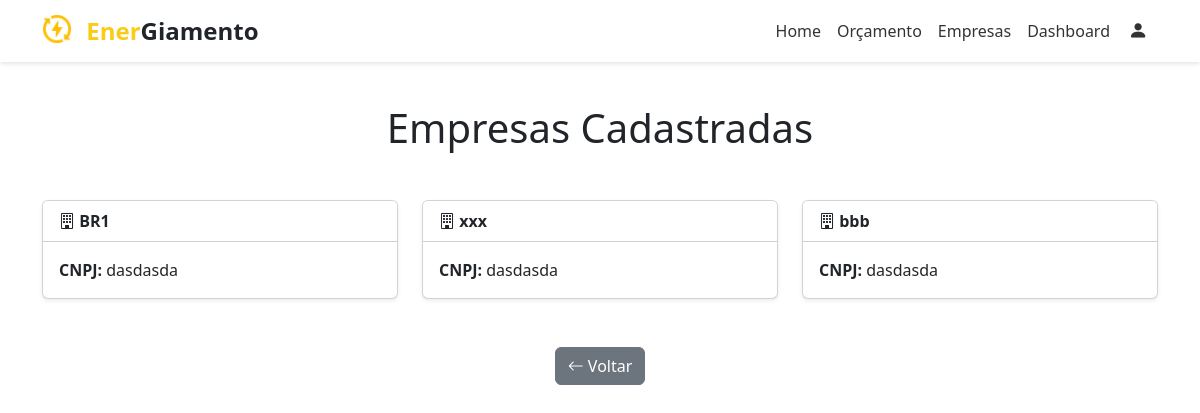
Screenshot of /fornecedores with the database file from the repository.
### app/models.py (models this page shows)
class Fornecedor(db.Model):
    idfornecedor = db.Column(db.Integer, primary_key=True)
    nome = db.Column(db.String(100))
    cnpj = db.Column(db.String(18))
    contato_idcontato = db.Column(db.Integer, db.ForeignKey('contato.idcontato'))
    cadastro_idcadastro = db.Column(db.Integer, db.ForeignKey('cadastro.idcadastro'))
    endereco_idendereco = db.Column(db.Integer, db.ForeignKey('endereco.idendereco'))
    endereco = db.relationship('Endereco', back_populates='fornecedores')
    atualizacao_servico = db.Column(db.Date)
    contato = db.relationship('Contato')
    servicos = db.relationship(
        'Servico',
        secondary='servico_has_fornecedor',
        back_populates='fornecedores'
    )
    orcamentos = db.relationship(
        'Orcamento',
        secondary='orcamento_has_fornecedor',
        back_populates='fornecedores'
    )

### app/main/__init__.py (the view)
@main.route('/fornecedores')
def fornecedores():
    todos = Fornecedor.query.all()
    return render_template('fornecedores.html', fornecedores=todos)

### app/templates/fornecedores.html
{% extends "base.html" %}
{% block content %}
<div class="container my-5">
  <h1 class="text-center mb-5">Empresas Cadastradas</h1>
  <div class="row g-4">
    {% for f in fornecedores %}
      <div class="col-lg-4 col-md-6">
        <div class="card h-100 shadow-sm">
          <div class="card-header bg-white fw-bold">
            <i class="bi bi-building"></i> {{ f.nome }}
          </div>
          <div class="card-body">
            <p class="card-text">
              <strong>CNPJ:</strong> {{ f.cnpj }}
            </p>
          </div>
        </div>
      </div>
    {% else %}
      <div class="col-12">
        <div class="alert alert-info text-center" role="alert">
          Nenhuma empresa cadastrada no momento.
        </div>
      </div>
    {% endfor %}
  </div>
  <div class="text-center mt-5">
    <a href="{{ url_for('main.index') }}" class="btn btn-secondary">
      <i class="bi bi-arrow-left"></i> Voltar
    </a>
  </div>
</div>
{% endblock %}

### app/templates/base.html (style rules this page uses)
body, html { margin: 0; padding: 0; width: 100%; height: 100%; }
body { padding-top: 56px; min-height: 100vh; flex-direction: column; }

### rows the page displays
Fornecedor: nome "BR1", cnpj "dasdasda"
Fornecedor: nome "xxx", cnpj "dasdasda"
Fornecedor: nome "bbb", cnpj "dasdasda"
